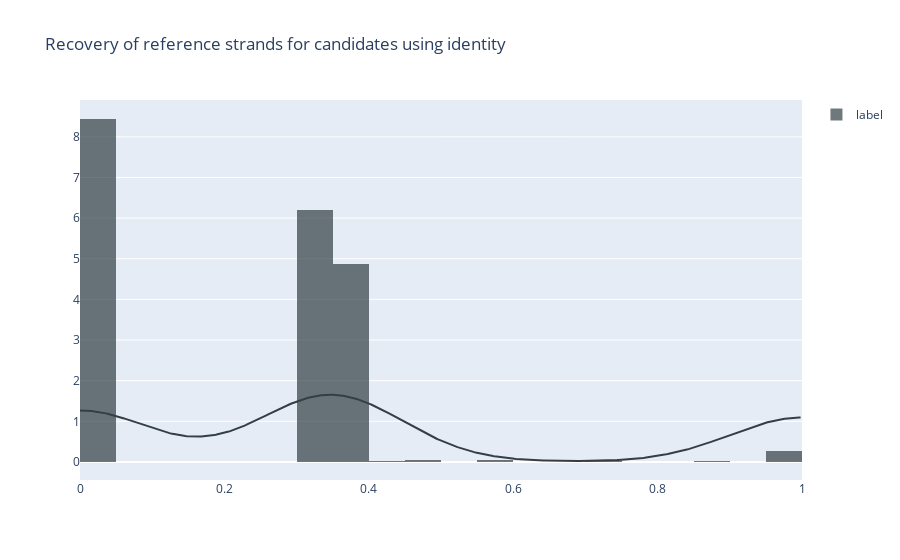

The notebook cell this image was saved under:
### Markdown cell above
### BADREAD & unzip

### Code cell
# Raptor
records = get_fastq_records(fastq_filepath="/Users/i/Downloads/DNA_STorage/code/libjpeg/reads.fastq")

reads = [str(i.seq) for i in records]
ids = [get_badread_strand_id(i) for i in records]

clustering = Clustering(strand_pool=reads, reference_length=oligoLen+4, original_strands=encoded_strands, strand_pool_ids=ids, distance_threshold=40)
clustering.run_pipeline(eval=True)
# We want to recover the original strands after checksum
decoded_strands = checksum.decode(candidates=clustering.candidates, n_reference_strands=len(original_strands), clustered_seqs=clustering.clustered_seqs, n_guesses=5, guesses=True)
ids = ["" for i in range(len(decoded_strands))]
create_fasta_file(ids, decoded_strands, output_filepath=recovered_path)

### Figure 1 — Plotly figure (JSON) as saved in the notebook; plotly's stock layout.template omitted (floating-point values rounded to 4 significant figures; data arrays with more than 128 entries replaced by an {"elided": "..."} marker saying what was removed)
{"data": [{"autobinx": false, "histnorm": "probability density", "legendgroup": "label", "marker": {"color": "#333F44"}, "name": "label", "opacity": 0.7, "type": "histogram", "x": {"elided": "909 float values"}, "xaxis": "x", "xbins": {"end": 1, "size": 0.05, "start": 0}, "yaxis": "y"}, {"legendgroup": "label", "marker": {"color": "#333F44"}, "mode": "lines", "name": "label", "showlegend": false, "type": "scatter", "x": {"elided": "500 float values"}, "xaxis": "x", "y": {"elided": "500 float values"}, "yaxis": "y"}], "layout": {"barmode": "overlay", "hovermode": "closest", "legend": {"traceorder": "reversed"}, "title": {"text": "Recovery of reference strands for candidates using identity"}, "xaxis": {"anchor": "y2", "domain": [0, 1], "zeroline": false}, "yaxis": {"anchor": "free", "domain": [0, 1], "position": 0}}}
